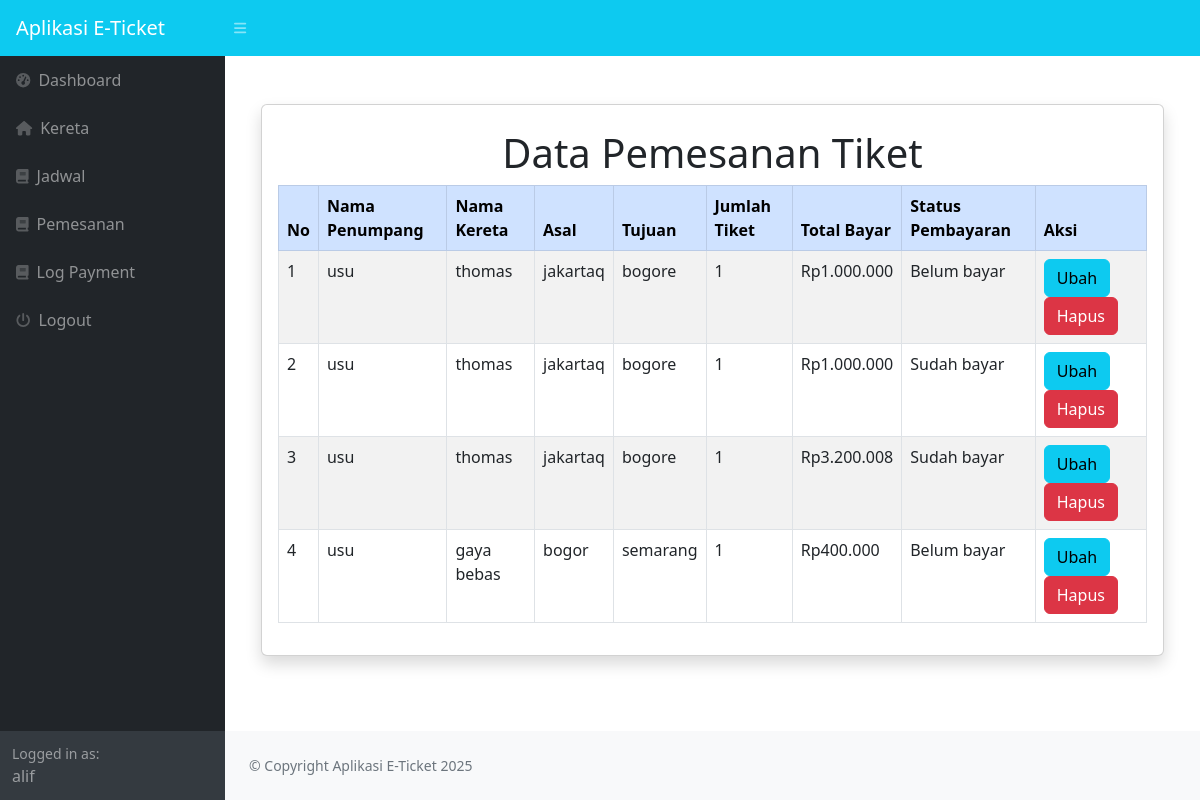
Page /dashboard.php?page=verifikasi (signed in) on the committed database.
### tables this page shows
CREATE TABLE `pemesanan` (
  `id_pemesanan` int NOT NULL,
  `id_user` int NOT NULL,
  `id_jadwal` int NOT NULL,
  `jumlah_tiket` int NOT NULL,
  `total_bayar` int NOT NULL,
  `status_bayar` enum('belum bayar','sudah bayar') NOT NULL,
  `waktu_pemesanan` timestamp NOT NULL DEFAULT CURRENT_TIMESTAMP
);

CREATE TABLE `user` (
  `id_user` int NOT NULL,
  `nama` varchar(150) NOT NULL,
  `email` varchar(150) NOT NULL,
  `password` varchar(255) NOT NULL,
  `role` enum('admin','user') NOT NULL,
  `created_at` timestamp NOT NULL DEFAULT CURRENT_TIMESTAMP
);

CREATE TABLE `kereta` (
  `id_kereta` int NOT NULL,
  `nama_kereta` varchar(150) NOT NULL,
  `kelas` enum('ekonomi','vip','bisnis') NOT NULL,
  `kapasitas` int NOT NULL
);

CREATE TABLE `jadwal` (
  `id_jadwal` int NOT NULL,
  `id_kereta` int NOT NULL,
  `asal` varchar(150) NOT NULL,
  `tujuan` varchar(150) NOT NULL,
  `tanggal` date NOT NULL,
  `waktu_berangkat` time NOT NULL,
  `waktu_tiba` time NOT NULL,
  `harga` int NOT NULL
);

### verifikasi.php (the view, shortened to what this page needs)
<!DOCTYPE html>
<html lang="en">
<head>
</head>
<body>
<div class="container my-5">
    <div class="card shadow">
        <div class="card-body">
    <h1 class="mt-2 mb-2 text-center">Data Pemesanan Tiket</h1>
    <table class="table table-bordered table-striped">
                <thead>
                    <tr class="table-primary">
                        <th>No</th>
                        <th>Nama Penumpang</th>
                        <th>Nama Kereta</th>
                        <th>Asal</th>
                        <th>Tujuan</th>
                        <th>Jumlah Tiket</th>
                        <th>Total Bayar</th>
                        <th>Status Pembayaran</th>
                        <th>Aksi</th>
                    </tr>
                </thead>
                <tbody>
                    <?php
                    $i = 1;
                    $query = mysqli_query($koneksi, "
                        SELECT pemesanan.*, user.nama, kereta.nama_kereta, jadwal.asal, jadwal.tujuan
                        FROM pemesanan
                        LEFT JOIN user ON pemesanan.id_user = user.id_user
                        LEFT JOIN jadwal ON pemesanan.id_jadwal = jadwal.id_jadwal
                        LEFT JOIN kereta ON jadwal.id_kereta = kereta.id_kereta
                        ORDER BY pemesanan.waktu_pemesanan DESC
                    ");
                    while ($data = mysqli_fetch_array($query)) {
                    ?>
                        <tr>
                            <td><?= $i++; ?></td>
                            <td><?= $data['nama']; ?></td>
                            <td><?= $data['nama_kereta']; ?></td>
                            <td><?= $data['asal']; ?></td>
                            <td><?= $data['tujuan']; ?></td>
                            <td><?= $data['jumlah_tiket']; ?></td>
                            <td>Rp<?= number_format($data['total_bayar'], 0, ',', '.'); ?></td>
                            <td><?= ucfirst($data['status_bayar']); ?></td>
                            <td>
                            <?php
                                if($data['status_bayar'] != 'berhasil') {
                            ?>
                                <a href="?page=verifikasi_ubah&&id=<?php echo $data['id_pemesanan']; ?>" class="btn btn-info">Ubah</a>
                                <a onclick="return confirm('Apakah anda yakin menghapus data ini?')" href="?page=verifikasi_hapus&&id=<?php echo $data['id_pemesanan']; ?>" class="btn btn-danger">Hapus</a>
                            <?php
                                }
                            ?>
                            </td>
                        </tr>
                    <?php
                    }
                    ?>
                </tbody>
            </table>
        </div>
    </div>
</div>
</body>
</html>

### rows in the picture
pemesanan: id_user.nama "usu", kereta.nama_kereta "thomas", id_jadwal.asal "jakartaq", id_jadwal.tujuan "bogore", jumlah_tiket "1", total_bayar "1.000.000", status_bayar "Belum bayar"
pemesanan: id_user.nama "usu", kereta.nama_kereta "thomas", id_jadwal.asal "jakartaq", id_jadwal.tujuan "bogore", jumlah_tiket "1", total_bayar "1.000.000", status_bayar "Sudah bayar"
pemesanan: id_user.nama "usu", kereta.nama_kereta "thomas", id_jadwal.asal "jakartaq", id_jadwal.tujuan "bogore", jumlah_tiket "1", total_bayar "3.200.008", status_bayar "Sudah bayar"
pemesanan: id_user.nama "usu", kereta.nama_kereta "gaya bebas", id_jadwal.asal "bogor", id_jadwal.tujuan "semarang", jumlah_tiket "1", total_bayar "400.000", status_bayar "Belum bayar"

### other values in the picture
$_SESSION['user']['nama'] "alif"
